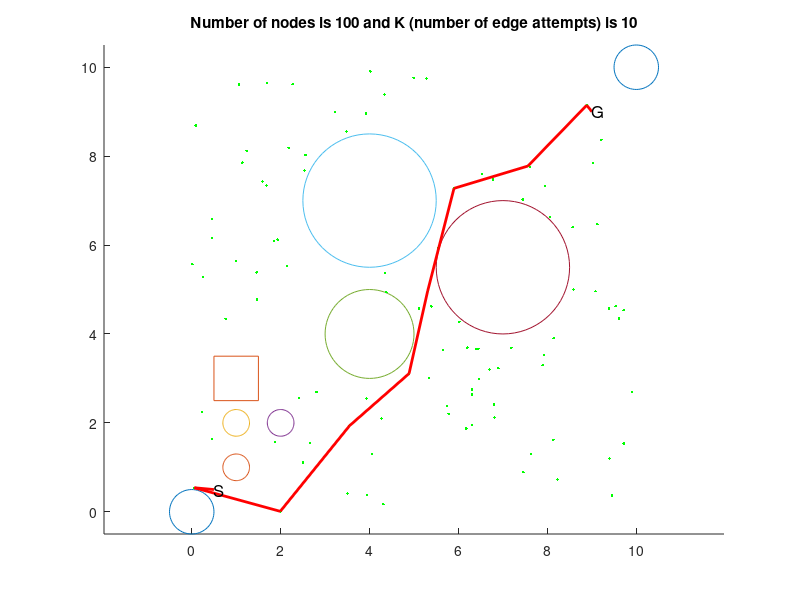

The MATLAB source for this figure:
% Automatically generated by solvePlanningProblem using
% #nodes=100
% #edges per node10
% step size for collision check 0.1
% xMin=0
% xMax=10
% yMin=0
% yMax=10
% worldModel="MyWorld"
% problem spec file "problem1.txt"

clf
hold on
plot(0 + 0.5*cos((0:5:360)/180*pi),0 + 0.5*sin((0:5:360)/180*pi))
plot(1 + 0.3*cos((0:5:360)/180*pi),1 + 0.3*sin((0:5:360)/180*pi))
plot(1 + 0.3*cos((0:5:360)/180*pi),2 + 0.3*sin((0:5:360)/180*pi))
plot(2 + 0.3*cos((0:5:360)/180*pi),2 + 0.3*sin((0:5:360)/180*pi))
plot(4 + 1*cos((0:5:360)/180*pi),4 + 1*sin((0:5:360)/180*pi))
plot(4 + 1.5*cos((0:5:360)/180*pi),7 + 1.5*sin((0:5:360)/180*pi))
plot(7 + 1.5*cos((0:5:360)/180*pi),5.5 + 1.5*sin((0:5:360)/180*pi))
plot(10 + 0.5*cos((0:5:360)/180*pi),10 + 0.5*sin((0:5:360)/180*pi))
X=1*[-.5 .5 .5 -.5 -.5];Y=1*[.5 .5 -.5 -.5 .5];P = [X;Y];ct = cos(0);st = sin(0);R = [ct -st;st ct];P = R * P;plot(P(1,:)+1,P(2,:)+3);
plot(8.22916,0.722513,'.g')
plot(8.5689,6.40192,'.g')
plot(2.15103,5.52728,'.g')
plot(1.68248,7.33825,'.g')
plot(2.41863,2.55833,'.g')
plot(4.34374,5.36684,'.g')
plot(0.45024,6.15788,'.g')
plot(0.0591768,0.540196,'.g')
plot(5.30716,4.96466,'.g')
plot(7.89234,3.29558,'.g')
plot(1.935,6.12149,'.g')
plot(2.53611,7.67528,'.g')
plot(2.4997,1.10501,'.g')
plot(9.39684,1.20011,'.g')
plot(2.65548,1.54787,'.g')
plot(8.88612,9.14602,'.g')
plot(6.89629,3.22986,'.g')
plot(9.38774,4.57204,'.g')
plot(9.53669,4.62254,'.g')
plot(1.59231,7.42903,'.g')
plot(7.91812,3.52731,'.g')
plot(3.55053,1.93621,'.g')
plot(1.84912,6.08663,'.g')
plot(9.61149,4.34882,'.g')
plot(7.19164,3.68869,'.g')
plot(0.453338,6.58848,'.g')
plot(4.8888,3.10882,'.g')
plot(8.13635,1.61619,'.g')
plot(7.44678,7.02247,'.g')
plot(0.762218,4.34307,'.g')
plot(0.252334,5.27508,'.g')
plot(1.68959,9.64007,'.g')
plot(4.33498,9.38381,'.g')
plot(6.81284,2.11698,'.g')
plot(9.45459,0.363369,'.g')
plot(4.05319,1.3037,'.g')
plot(6.45,3.66468,'.g')
plot(5.65252,3.64164,'.g')
plot(0.230116,2.24217,'.g')
plot(9.21468,8.36646,'.g')
plot(5.38894,4.62058,'.g')
plot(1.00453,5.64127,'.g')
plot(9.89566,2.69412,'.g')
plot(5.28134,9.74278,'.g')
plot(2.27044,9.61632,'.g')
plot(9.12659,6.4693,'.g')
plot(5.5436,5.93943,'.g')
plot(8.58628,4.99819,'.g')
plot(6.3028,2.63947,'.g')
plot(6.30189,2.7528,'.g')
plot(6.30415,1.95441,'.g')
plot(6.39444,3.65752,'.g')
plot(8.06027,6.62456,'.g')
plot(5.89969,7.27495,'.g')
plot(4.99102,9.75805,'.g')
plot(3.93642,0.379955,'.g')
plot(4.37863,4.94094,'.g')
plot(6.02122,4.27429,'.g')
plot(7.63507,1.30257,'.g')
plot(4.01707,9.90551,'.g')
plot(9.0831,4.96108,'.g')
plot(1.46067,5.3859,'.g')
plot(7.60056,7.76256,'.g')
plot(8.1387,3.90471,'.g')
plot(9.71697,4.53314,'.g')
plot(7.56223,7.77724,'.g')
plot(3.21998,8.98861,'.g')
plot(6.52867,7.59861,'.g')
plot(3.92955,2.5499,'.g')
plot(1.8729,1.56462,'.g')
plot(1.47013,4.77134,'.g')
plot(9.03363,7.84493,'.g')
plot(1.23383,8.11673,'.g')
plot(2.80602,2.69449,'.g')
plot(3.50263,0.406573,'.g')
plot(0.45705,1.64133,'.g')
plot(4.31128,0.174018,'.g')
plot(6.17447,1.87352,'.g')
plot(7.95126,7.33217,'.g')
plot(5.33544,3.00345,'.g')
plot(3.48088,8.55542,'.g')
plot(1.99206,0.00955617,'.g')
plot(2.55945,8.02693,'.g')
plot(3.9169,8.95637,'.g')
plot(6.8013,2.41708,'.g')
plot(1.06727,9.60731,'.g')
plot(5.11158,4.5699,'.g')
plot(0.013886,5.56863,'.g')
plot(5.74265,2.3857,'.g')
plot(6.19869,3.6939,'.g')
plot(9.71786,1.53413,'.g')
plot(6.69736,3.19875,'.g')
plot(0.0895441,8.68942,'.g')
plot(4.2705,2.09728,'.g')
plot(2.17967,8.1874,'.g')
plot(1.13794,7.85495,'.g')
plot(5.78001,2.2052,'.g')
plot(7.46226,0.89159,'.g')
plot(6.7751,7.47614,'.g')
plot(6.46022,2.98632,'.g')
if 0
  plot([8.5689,8.22916] ,[6.40192, 0.722513], 'k')
  plot([1.68248,2.15103] ,[7.33825, 5.52728], 'k')
  plot([2.41863,2.15103] ,[2.55833, 5.52728], 'k')
  plot([2.41863,1.68248] ,[2.55833, 7.33825], 'k')
  plot([2.41863,8.22916] ,[2.55833, 0.722513], 'k')
  plot([4.34374,2.15103] ,[5.36684, 5.52728], 'k')
  plot([4.34374,8.22916] ,[5.36684, 0.722513], 'k')
  plot([0.45024,1.68248] ,[6.15788, 7.33825], 'k')
  plot([0.45024,2.15103] ,[6.15788, 5.52728], 'k')
  plot([0.45024,4.34374] ,[6.15788, 5.36684], 'k')
  plot([0.45024,2.41863] ,[6.15788, 2.55833], 'k')
  plot([0.0591768,0.45024] ,[0.540196, 6.15788], 'k')
  plot([0.0591768,8.22916] ,[0.540196, 0.722513], 'k')
  plot([5.30716,4.34374] ,[4.96466, 5.36684], 'k')
  plot([5.30716,2.15103] ,[4.96466, 5.52728], 'k')
  plot([5.30716,0.45024] ,[4.96466, 6.15788], 'k')
  plot([5.30716,8.22916] ,[4.96466, 0.722513], 'k')
  plot([7.89234,8.22916] ,[3.29558, 0.722513], 'k')
  plot([7.89234,2.41863] ,[3.29558, 2.55833], 'k')
  plot([1.935,2.15103] ,[6.12149, 5.52728], 'k')
  plot([1.935,1.68248] ,[6.12149, 7.33825], 'k')
  plot([1.935,0.45024] ,[6.12149, 6.15788], 'k')
  plot([1.935,5.30716] ,[6.12149, 4.96466], 'k')
  plot([1.935,2.41863] ,[6.12149, 2.55833], 'k')
  plot([1.935,7.89234] ,[6.12149, 3.29558], 'k')
  plot([2.53611,1.68248] ,[7.67528, 7.33825], 'k')
  plot([2.53611,1.935] ,[7.67528, 6.12149], 'k')
  plot([2.53611,2.15103] ,[7.67528, 5.52728], 'k')
  plot([2.53611,0.45024] ,[7.67528, 6.15788], 'k')
  plot([2.4997,2.41863] ,[1.10501, 2.55833], 'k')
  plot([2.4997,2.15103] ,[1.10501, 5.52728], 'k')
  plot([2.4997,1.935] ,[1.10501, 6.12149], 'k')
  plot([2.4997,8.22916] ,[1.10501, 0.722513], 'k')
  plot([2.4997,7.89234] ,[1.10501, 3.29558], 'k')
  plot([2.4997,1.68248] ,[1.10501, 7.33825], 'k')
  plot([9.39684,8.22916] ,[1.20011, 0.722513], 'k')
  plot([9.39684,7.89234] ,[1.20011, 3.29558], 'k')
  plot([9.39684,8.5689] ,[1.20011, 6.40192], 'k')
  plot([9.39684,5.30716] ,[1.20011, 4.96466], 'k')
  plot([9.39684,4.34374] ,[1.20011, 5.36684], 'k')
  plot([9.39684,2.4997] ,[1.20011, 1.10501], 'k')
  plot([9.39684,2.41863] ,[1.20011, 2.55833], 'k')
  plot([9.39684,0.0591768] ,[1.20011, 0.540196], 'k')
  plot([2.65548,2.4997] ,[1.54787, 1.10501], 'k')
  plot([2.65548,2.41863] ,[1.54787, 2.55833], 'k')
  plot([2.65548,2.15103] ,[1.54787, 5.52728], 'k')
  plot([2.65548,1.935] ,[1.54787, 6.12149], 'k')
  plot([2.65548,0.45024] ,[1.54787, 6.15788], 'k')
  plot([2.65548,7.89234] ,[1.54787, 3.29558], 'k')
  plot([2.65548,8.22916] ,[1.54787, 0.722513], 'k')
  plot([8.88612,8.5689] ,[9.14602, 6.40192], 'k')
  plot([8.88612,9.39684] ,[9.14602, 1.20011], 'k')
  plot([8.88612,8.22916] ,[9.14602, 0.722513], 'k')
  plot([6.89629,7.89234] ,[3.22986, 3.29558], 'k')
  plot([6.89629,5.30716] ,[3.22986, 4.96466], 'k')
  plot([6.89629,8.22916] ,[3.22986, 0.722513], 'k')
  plot([6.89629,9.39684] ,[3.22986, 1.20011], 'k')
  plot([6.89629,4.34374] ,[3.22986, 5.36684], 'k')
  plot([6.89629,2.41863] ,[3.22986, 2.55833], 'k')
  plot([6.89629,2.65548] ,[3.22986, 1.54787], 'k')
  plot([6.89629,2.4997] ,[3.22986, 1.10501], 'k')
  plot([9.38774,7.89234] ,[4.57204, 3.29558], 'k')
  plot([9.38774,8.5689] ,[4.57204, 6.40192], 'k')
  plot([9.38774,6.89629] ,[4.57204, 3.22986], 'k')
  plot([9.38774,9.39684] ,[4.57204, 1.20011], 'k')
  plot([9.38774,8.22916] ,[4.57204, 0.722513], 'k')
  plot([9.38774,8.88612] ,[4.57204, 9.14602], 'k')
  plot([9.53669,9.38774] ,[4.62254, 4.57204], 'k')
  plot([9.53669,8.5689] ,[4.62254, 6.40192], 'k')
  plot([9.53669,7.89234] ,[4.62254, 3.29558], 'k')
  plot([9.53669,6.89629] ,[4.62254, 3.22986], 'k')
  plot([9.53669,9.39684] ,[4.62254, 1.20011], 'k')
  plot([9.53669,8.22916] ,[4.62254, 0.722513], 'k')
  plot([9.53669,8.88612] ,[4.62254, 9.14602], 'k')
  plot([1.59231,1.68248] ,[7.42903, 7.33825], 'k')
  plot([1.59231,2.53611] ,[7.42903, 7.67528], 'k')
  plot([1.59231,1.935] ,[7.42903, 6.12149], 'k')
  plot([1.59231,0.45024] ,[7.42903, 6.15788], 'k')
  plot([1.59231,2.15103] ,[7.42903, 5.52728], 'k')
  plot([1.59231,2.41863] ,[7.42903, 2.55833], 'k')
  plot([1.59231,2.65548] ,[7.42903, 1.54787], 'k')
  plot([1.59231,2.4997] ,[7.42903, 1.10501], 'k')
  plot([7.91812,7.89234] ,[3.52731, 3.29558], 'k')
  plot([7.91812,6.89629] ,[3.52731, 3.22986], 'k')
  plot([7.91812,9.38774] ,[3.52731, 4.57204], 'k')
  plot([7.91812,9.53669] ,[3.52731, 4.62254], 'k')
  plot([7.91812,9.39684] ,[3.52731, 1.20011], 'k')
  plot([7.91812,8.22916] ,[3.52731, 0.722513], 'k')
  plot([7.91812,2.41863] ,[3.52731, 2.55833], 'k')
  plot([3.55053,2.65548] ,[1.93621, 1.54787], 'k')
  plot([3.55053,2.41863] ,[1.93621, 2.55833], 'k')
  plot([3.55053,2.4997] ,[1.93621, 1.10501], 'k')
  plot([3.55053,6.89629] ,[1.93621, 3.22986], 'k')
  plot([3.55053,2.15103] ,[1.93621, 5.52728], 'k')
  plot([3.55053,1.935] ,[1.93621, 6.12149], 'k')
  plot([3.55053,7.89234] ,[1.93621, 3.29558], 'k')
  plot([1.84912,1.935] ,[6.08663, 6.12149], 'k')
  plot([1.84912,2.15103] ,[6.08663, 5.52728], 'k')
  plot([1.84912,1.68248] ,[6.08663, 7.33825], 'k')
  plot([1.84912,1.59231] ,[6.08663, 7.42903], 'k')
  plot([1.84912,0.45024] ,[6.08663, 6.15788], 'k')
  plot([1.84912,2.53611] ,[6.08663, 7.67528], 'k')
  plot([1.84912,2.41863] ,[6.08663, 2.55833], 'k')
  plot([1.84912,5.30716] ,[6.08663, 4.96466], 'k')
  plot([1.84912,3.55053] ,[6.08663, 1.93621], 'k')
  plot([9.61149,9.53669] ,[4.34882, 4.62254], 'k')
  plot([9.61149,9.38774] ,[4.34882, 4.57204], 'k')
  plot([9.61149,7.91812] ,[4.34882, 3.52731], 'k')
  plot([9.61149,7.89234] ,[4.34882, 3.29558], 'k')
  plot([9.61149,8.5689] ,[4.34882, 6.40192], 'k')
  plot([9.61149,6.89629] ,[4.34882, 3.22986], 'k')
  plot([9.61149,9.39684] ,[4.34882, 1.20011], 'k')
  plot([9.61149,8.22916] ,[4.34882, 0.722513], 'k')
  plot([9.61149,8.88612] ,[4.34882, 9.14602], 'k')
  plot([7.19164,6.89629] ,[3.68869, 3.22986], 'k')
  plot([7.19164,7.91812] ,[3.68869, 3.52731], 'k')
  plot([7.19164,7.89234] ,[3.68869, 3.29558], 'k')
  plot([7.19164,9.38774] ,[3.68869, 4.57204], 'k')
  plot([7.19164,9.61149] ,[3.68869, 4.34882], 'k')
  plot([7.19164,9.53669] ,[3.68869, 4.62254], 'k')
  plot([7.19164,8.22916] ,[3.68869, 0.722513], 'k')
  plot([0.453338,0.45024] ,[6.58848, 6.15788], 'k')
  plot([0.453338,1.59231] ,[6.58848, 7.42903], 'k')
  plot([0.453338,1.68248] ,[6.58848, 7.33825], 'k')
  plot([0.453338,1.84912] ,[6.58848, 6.08663], 'k')
  plot([0.453338,1.935] ,[6.58848, 6.12149], 'k')
  plot([0.453338,2.15103] ,[6.58848, 5.52728], 'k')
  plot([0.453338,2.53611] ,[6.58848, 7.67528], 'k')
  plot([0.453338,2.41863] ,[6.58848, 2.55833], 'k')
  plot([0.453338,5.30716] ,[6.58848, 4.96466], 'k')
  plot([4.8888,3.55053] ,[3.10882, 1.93621], 'k')
  plot([4.8888,5.30716] ,[3.10882, 4.96466], 'k')
  plot([4.8888,6.89629] ,[3.10882, 3.22986], 'k')
  plot([4.8888,7.19164] ,[3.10882, 3.68869], 'k')
  plot([4.8888,2.41863] ,[3.10882, 2.55833], 'k')
  plot([4.8888,2.65548] ,[3.10882, 1.54787], 'k')
  plot([4.8888,7.89234] ,[3.10882, 3.29558], 'k')
  plot([4.8888,7.91812] ,[3.10882, 3.52731], 'k')
  plot([4.8888,2.4997] ,[3.10882, 1.10501], 'k')
  plot([8.13635,8.22916] ,[1.61619, 0.722513], 'k')
  plot([8.13635,9.39684] ,[1.61619, 1.20011], 'k')
  plot([8.13635,7.89234] ,[1.61619, 3.29558], 'k')
  plot([8.13635,7.91812] ,[1.61619, 3.52731], 'k')
  plot([8.13635,6.89629] ,[1.61619, 3.22986], 'k')
  plot([8.13635,7.19164] ,[1.61619, 3.68869], 'k')
  plot([8.13635,9.61149] ,[1.61619, 4.34882], 'k')
  plot([8.13635,9.38774] ,[1.61619, 4.57204], 'k')
  plot([8.13635,9.53669] ,[1.61619, 4.62254], 'k')
  plot([8.13635,4.8888] ,[1.61619, 3.10882], 'k')
  plot([7.44678,8.5689] ,[7.02247, 6.40192], 'k')
  plot([7.44678,8.88612] ,[7.02247, 9.14602], 'k')
  plot([0.762218,2.15103] ,[4.34307, 5.52728], 'k')
  plot([0.762218,0.45024] ,[4.34307, 6.15788], 'k')
  plot([0.762218,1.84912] ,[4.34307, 6.08663], 'k')
  plot([0.762218,1.935] ,[4.34307, 6.12149], 'k')
  plot([0.762218,0.453338] ,[4.34307, 6.58848], 'k')
  plot([0.762218,2.41863] ,[4.34307, 2.55833], 'k')
  plot([0.762218,1.68248] ,[4.34307, 7.33825], 'k')
  plot([0.762218,1.59231] ,[4.34307, 7.42903], 'k')
  plot([0.252334,0.45024] ,[5.27508, 6.15788], 'k')
  plot([0.252334,0.762218] ,[5.27508, 4.34307], 'k')
  plot([0.252334,0.453338] ,[5.27508, 6.58848], 'k')
  plot([0.252334,1.84912] ,[5.27508, 6.08663], 'k')
  plot([0.252334,1.935] ,[5.27508, 6.12149], 'k')
  plot([0.252334,2.15103] ,[5.27508, 5.52728], 'k')
  plot([0.252334,1.68248] ,[5.27508, 7.33825], 'k')
  plot([0.252334,1.59231] ,[5.27508, 7.42903], 'k')
  plot([0.252334,2.53611] ,[5.27508, 7.67528], 'k')
  plot([0.252334,2.41863] ,[5.27508, 2.55833], 'k')
  plot([1.68959,2.53611] ,[9.64007, 7.67528], 'k')
  plot([1.68959,1.59231] ,[9.64007, 7.42903], 'k')
  plot([1.68959,1.68248] ,[9.64007, 7.33825], 'k')
  plot([1.68959,0.453338] ,[9.64007, 6.58848], 'k')
  plot([1.68959,1.935] ,[9.64007, 6.12149], 'k')
  plot([1.68959,1.84912] ,[9.64007, 6.08663], 'k')
  plot([1.68959,0.45024] ,[9.64007, 6.15788], 'k')
  plot([1.68959,2.15103] ,[9.64007, 5.52728], 'k')
  plot([1.68959,0.252334] ,[9.64007, 5.27508], 'k')
  plot([4.33498,1.68959] ,[9.38381, 9.64007], 'k')
  plot([4.33498,1.68248] ,[9.38381, 7.33825], 'k')
  plot([4.33498,1.59231] ,[9.38381, 7.42903], 'k')
  plot([4.33498,7.44678] ,[9.38381, 7.02247], 'k')
  plot([6.81284,6.89629] ,[2.11698, 3.22986], 'k')
  plot([6.81284,8.13635] ,[2.11698, 1.61619], 'k')
  plot([6.81284,7.89234] ,[2.11698, 3.29558], 'k')
  plot([6.81284,7.19164] ,[2.11698, 3.68869], 'k')
  plot([6.81284,7.91812] ,[2.11698, 3.52731], 'k')
  plot([6.81284,8.22916] ,[2.11698, 0.722513], 'k')
  plot([6.81284,4.8888] ,[2.11698, 3.10882], 'k')
  plot([6.81284,9.39684] ,[2.11698, 1.20011], 'k')
  plot([6.81284,5.30716] ,[2.11698, 4.96466], 'k')
  plot([6.81284,3.55053] ,[2.11698, 1.93621], 'k')
  plot([9.45459,9.39684] ,[0.363369, 1.20011], 'k')
  plot([9.45459,8.22916] ,[0.363369, 0.722513], 'k')
  plot([9.45459,8.13635] ,[0.363369, 1.61619], 'k')
  plot([9.45459,6.81284] ,[0.363369, 2.11698], 'k')
  plot([9.45459,7.89234] ,[0.363369, 3.29558], 'k')
  plot([9.45459,7.91812] ,[0.363369, 3.52731], 'k')
  plot([9.45459,6.89629] ,[0.363369, 3.22986], 'k')
  plot([9.45459,9.61149] ,[0.363369, 4.34882], 'k')
  plot([9.45459,7.19164] ,[0.363369, 3.68869], 'k')
  plot([9.45459,9.38774] ,[0.363369, 4.57204], 'k')
  plot([4.05319,3.55053] ,[1.3037, 1.93621], 'k')
  plot([4.05319,2.65548] ,[1.3037, 1.54787], 'k')
  plot([4.05319,2.4997] ,[1.3037, 1.10501], 'k')
  plot([4.05319,4.8888] ,[1.3037, 3.10882], 'k')
  plot([4.05319,2.41863] ,[1.3037, 2.55833], 'k')
  plot([4.05319,6.81284] ,[1.3037, 2.11698], 'k')
  plot([4.05319,6.89629] ,[1.3037, 3.22986], 'k')
  plot([4.05319,7.19164] ,[1.3037, 3.68869], 'k')
  plot([6.45,6.89629] ,[3.66468, 3.22986], 'k')
  plot([6.45,7.19164] ,[3.66468, 3.68869], 'k')
  plot([6.45,7.91812] ,[3.66468, 3.52731], 'k')
  plot([6.45,7.89234] ,[3.66468, 3.29558], 'k')
  plot([6.45,6.81284] ,[3.66468, 2.11698], 'k')
  plot([6.45,4.8888] ,[3.66468, 3.10882], 'k')
  plot([6.45,5.30716] ,[3.66468, 4.96466], 'k')
  plot([6.45,8.13635] ,[3.66468, 1.61619], 'k')
  plot([6.45,4.34374] ,[3.66468, 5.36684], 'k')
  plot([6.45,9.38774] ,[3.66468, 4.57204], 'k')
  plot([5.65252,6.45] ,[3.64164, 3.66468], 'k')
  plot([5.65252,4.8888] ,[3.64164, 3.10882], 'k')
  plot([5.65252,6.89629] ,[3.64164, 3.22986], 'k')
  plot([5.65252,5.30716] ,[3.64164, 4.96466], 'k')
  plot([5.65252,7.19164] ,[3.64164, 3.68869], 'k')
  plot([5.65252,6.81284] ,[3.64164, 2.11698], 'k')
  plot([5.65252,4.34374] ,[3.64164, 5.36684], 'k')
  plot([5.65252,7.89234] ,[3.64164, 3.29558], 'k')
  plot([5.65252,7.91812] ,[3.64164, 3.52731], 'k')
  plot([5.65252,3.55053] ,[3.64164, 1.93621], 'k')
  plot([0.230116,2.41863] ,[2.24217, 2.55833], 'k')
  plot([0.230116,0.252334] ,[2.24217, 5.27508], 'k')
  plot([0.230116,0.45024] ,[2.24217, 6.15788], 'k')
  plot([9.21468,8.88612] ,[8.36646, 9.14602], 'k')
  plot([9.21468,8.5689] ,[8.36646, 6.40192], 'k')
  plot([9.21468,7.44678] ,[8.36646, 7.02247], 'k')
  plot([9.21468,9.53669] ,[8.36646, 4.62254], 'k')
  plot([9.21468,9.38774] ,[8.36646, 4.57204], 'k')
  plot([9.21468,9.61149] ,[8.36646, 4.34882], 'k')
  plot([9.21468,4.33498] ,[8.36646, 9.38381], 'k')
  plot([5.38894,5.30716] ,[4.62058, 4.96466], 'k')
  plot([5.38894,5.65252] ,[4.62058, 3.64164], 'k')
  plot([5.38894,4.34374] ,[4.62058, 5.36684], 'k')
  plot([5.38894,6.45] ,[4.62058, 3.66468], 'k')
  plot([5.38894,4.8888] ,[4.62058, 3.10882], 'k')
  plot([5.38894,7.19164] ,[4.62058, 3.68869], 'k')
  plot([5.38894,6.89629] ,[4.62058, 3.22986], 'k')
  plot([5.38894,7.89234] ,[4.62058, 3.29558], 'k')
  plot([5.38894,6.81284] ,[4.62058, 2.11698], 'k')
  plot([1.00453,0.45024] ,[5.64127, 6.15788], 'k')
  plot([1.00453,0.252334] ,[5.64127, 5.27508], 'k')
  plot([1.00453,1.84912] ,[5.64127, 6.08663], 'k')
  plot([1.00453,1.935] ,[5.64127, 6.12149], 'k')
  plot([1.00453,0.453338] ,[5.64127, 6.58848], 'k')
  plot([1.00453,2.15103] ,[5.64127, 5.52728], 'k')
  plot([1.00453,0.762218] ,[5.64127, 4.34307], 'k')
  plot([1.00453,1.68248] ,[5.64127, 7.33825], 'k')
  plot([1.00453,1.59231] ,[5.64127, 7.42903], 'k')
  plot([1.00453,2.53611] ,[5.64127, 7.67528], 'k')
  plot([9.89566,9.39684] ,[2.69412, 1.20011], 'k')
  plot([9.89566,9.61149] ,[2.69412, 4.34882], 'k')
  plot([9.89566,9.38774] ,[2.69412, 4.57204], 'k')
  plot([9.89566,9.53669] ,[2.69412, 4.62254], 'k')
  plot([9.89566,8.13635] ,[2.69412, 1.61619], 'k')
  plot([9.89566,7.89234] ,[2.69412, 3.29558], 'k')
  plot([9.89566,7.91812] ,[2.69412, 3.52731], 'k')
  plot([9.89566,9.45459] ,[2.69412, 0.363369], 'k')
  plot([9.89566,8.22916] ,[2.69412, 0.722513], 'k')
  plot([9.89566,7.19164] ,[2.69412, 3.68869], 'k')
  plot([5.28134,4.33498] ,[9.74278, 9.38381], 'k')
  plot([5.28134,7.44678] ,[9.74278, 7.02247], 'k')
  plot([5.28134,1.68959] ,[9.74278, 9.64007], 'k')
  plot([5.28134,8.88612] ,[9.74278, 9.14602], 'k')
  plot([5.28134,9.21468] ,[9.74278, 8.36646], 'k')
  plot([5.28134,1.68248] ,[9.74278, 7.33825], 'k')
  plot([5.28134,1.59231] ,[9.74278, 7.42903], 'k')
  plot([5.28134,8.5689] ,[9.74278, 6.40192], 'k')
  plot([2.27044,1.68959] ,[9.61632, 9.64007], 'k')
  plot([2.27044,2.53611] ,[9.61632, 7.67528], 'k')
  plot([2.27044,4.33498] ,[9.61632, 9.38381], 'k')
  plot([2.27044,1.59231] ,[9.61632, 7.42903], 'k')
  plot([2.27044,1.68248] ,[9.61632, 7.33825], 'k')
  plot([2.27044,5.28134] ,[9.61632, 9.74278], 'k')
  plot([2.27044,1.935] ,[9.61632, 6.12149], 'k')
  plot([2.27044,0.453338] ,[9.61632, 6.58848], 'k')
  plot([2.27044,1.84912] ,[9.61632, 6.08663], 'k')
  plot([2.27044,0.45024] ,[9.61632, 6.15788], 'k')
  plot([9.12659,8.5689] ,[6.4693, 6.40192], 'k')
  plot([9.12659,7.44678] ,[6.4693, 7.02247], 'k')
  plot([9.12659,9.53669] ,[6.4693, 4.62254], 'k')
  plot([9.12659,9.21468] ,[6.4693, 8.36646], 'k')
  plot([9.12659,9.38774] ,[6.4693, 4.57204], 'k')
  plot([9.12659,9.61149] ,[6.4693, 4.34882], 'k')
  plot([9.12659,8.88612] ,[6.4693, 9.14602], 'k')
  plot([9.12659,7.91812] ,[6.4693, 3.52731], 'k')
  plot([9.12659,7.89234] ,[6.4693, 3.29558], 'k')
  plot([5.5436,5.30716] ,[5.93943, 4.96466], 'k')
  plot([5.5436,4.34374] ,[5.93943, 5.36684], 'k')
  plot([5.5436,4.8888] ,[5.93943, 3.10882], 'k')
  plot([8.58628,9.38774] ,[4.99819, 4.57204], 'k')
  plot([8.58628,9.53669] ,[4.99819, 4.62254], 'k')
  plot([8.58628,9.61149] ,[4.99819, 4.34882], 'k')
  plot([8.58628,8.5689] ,[4.99819, 6.40192], 'k')
  plot([8.58628,9.12659] ,[4.99819, 6.4693], 'k')
  plot([8.58628,7.91812] ,[4.99819, 3.52731], 'k')
  plot([8.58628,7.89234] ,[4.99819, 3.29558], 'k')
  plot([6.3028,6.81284] ,[2.63947, 2.11698], 'k')
  plot([6.3028,6.89629] ,[2.63947, 3.22986], 'k')
  plot([6.3028,6.45] ,[2.63947, 3.66468], 'k')
  plot([6.3028,5.65252] ,[2.63947, 3.64164], 'k')
  plot([6.3028,7.19164] ,[2.63947, 3.68869], 'k')
  plot([6.3028,4.8888] ,[2.63947, 3.10882], 'k')
  plot([6.3028,7.89234] ,[2.63947, 3.29558], 'k')
  plot([6.3028,7.91812] ,[2.63947, 3.52731], 'k')
  plot([6.3028,8.13635] ,[2.63947, 1.61619], 'k')
  plot([6.3028,5.38894] ,[2.63947, 4.62058], 'k')
  plot([6.30189,6.3028] ,[2.7528, 2.63947], 'k')
  plot([6.30189,6.89629] ,[2.7528, 3.22986], 'k')
  plot([6.30189,6.81284] ,[2.7528, 2.11698], 'k')
  plot([6.30189,6.45] ,[2.7528, 3.66468], 'k')
  plot([6.30189,5.65252] ,[2.7528, 3.64164], 'k')
  plot([6.30189,7.19164] ,[2.7528, 3.68869], 'k')
  plot([6.30189,4.8888] ,[2.7528, 3.10882], 'k')
  plot([6.30189,7.89234] ,[2.7528, 3.29558], 'k')
  plot([6.30189,7.91812] ,[2.7528, 3.52731], 'k')
  plot([6.30189,5.38894] ,[2.7528, 4.62058], 'k')
  plot([6.30415,6.81284] ,[1.95441, 2.11698], 'k')
  plot([6.30415,6.3028] ,[1.95441, 2.63947], 'k')
  plot([6.30415,6.30189] ,[1.95441, 2.7528], 'k')
  plot([6.30415,6.89629] ,[1.95441, 3.22986], 'k')
  plot([6.30415,6.45] ,[1.95441, 3.66468], 'k')
  plot([6.30415,5.65252] ,[1.95441, 3.64164], 'k')
  plot([6.30415,4.8888] ,[1.95441, 3.10882], 'k')
  plot([6.30415,8.13635] ,[1.95441, 1.61619], 'k')
  plot([6.30415,7.19164] ,[1.95441, 3.68869], 'k')
  plot([6.30415,7.89234] ,[1.95441, 3.29558], 'k')
  plot([6.39444,6.45] ,[3.65752, 3.66468], 'k')
  plot([6.39444,6.89629] ,[3.65752, 3.22986], 'k')
  plot([6.39444,5.65252] ,[3.65752, 3.64164], 'k')
  plot([6.39444,7.19164] ,[3.65752, 3.68869], 'k')
  plot([6.39444,6.30189] ,[3.65752, 2.7528], 'k')
  plot([6.39444,6.3028] ,[3.65752, 2.63947], 'k')
  plot([6.39444,5.38894] ,[3.65752, 4.62058], 'k')
  plot([6.39444,7.91812] ,[3.65752, 3.52731], 'k')
  plot([6.39444,7.89234] ,[3.65752, 3.29558], 'k')
  plot([6.39444,6.81284] ,[3.65752, 2.11698], 'k')
  plot([8.06027,8.5689] ,[6.62456, 6.40192], 'k')
  plot([8.06027,7.44678] ,[6.62456, 7.02247], 'k')
  plot([8.06027,9.12659] ,[6.62456, 6.4693], 'k')
  plot([8.06027,9.21468] ,[6.62456, 8.36646], 'k')
  plot([8.06027,9.38774] ,[6.62456, 4.57204], 'k')
  plot([8.06027,9.53669] ,[6.62456, 4.62254], 'k')
  plot([8.06027,8.88612] ,[6.62456, 9.14602], 'k')
  plot([8.06027,9.61149] ,[6.62456, 4.34882], 'k')
  plot([5.89969,5.5436] ,[7.27495, 5.93943], 'k')
  plot([5.89969,7.44678] ,[7.27495, 7.02247], 'k')
  plot([5.89969,5.30716] ,[7.27495, 4.96466], 'k')
  plot([5.89969,5.28134] ,[7.27495, 9.74278], 'k')
  plot([5.89969,4.33498] ,[7.27495, 9.38381], 'k')
  plot([4.99102,5.28134] ,[9.75805, 9.74278], 'k')
  plot([4.99102,4.33498] ,[9.75805, 9.38381], 'k')
  plot([4.99102,5.89969] ,[9.75805, 7.27495], 'k')
  plot([4.99102,2.27044] ,[9.75805, 9.61632], 'k')
  plot([4.99102,1.68959] ,[9.75805, 9.64007], 'k')
  plot([4.99102,7.44678] ,[9.75805, 7.02247], 'k')
  plot([4.99102,8.88612] ,[9.75805, 9.14602], 'k')
  plot([4.99102,1.68248] ,[9.75805, 7.33825], 'k')
  plot([3.93642,4.05319] ,[0.379955, 1.3037], 'k')
  plot([3.93642,3.55053] ,[0.379955, 1.93621], 'k')
  plot([3.93642,2.4997] ,[0.379955, 1.10501], 'k')
  plot([3.93642,2.65548] ,[0.379955, 1.54787], 'k')
  plot([3.93642,2.41863] ,[0.379955, 2.55833], 'k')
  plot([3.93642,6.30415] ,[0.379955, 1.95441], 'k')
  plot([3.93642,4.8888] ,[0.379955, 3.10882], 'k')
  plot([3.93642,6.3028] ,[0.379955, 2.63947], 'k')
  plot([3.93642,6.30189] ,[0.379955, 2.7528], 'k')
  plot([3.93642,6.81284] ,[0.379955, 2.11698], 'k')
  plot([4.37863,4.34374] ,[4.94094, 5.36684], 'k')
  plot([4.37863,5.30716] ,[4.94094, 4.96466], 'k')
  plot([4.37863,5.38894] ,[4.94094, 4.62058], 'k')
  plot([4.37863,2.15103] ,[4.94094, 5.52728], 'k')
  plot([4.37863,6.45] ,[4.94094, 3.66468], 'k')
  plot([4.37863,1.935] ,[4.94094, 6.12149], 'k')
  plot([6.02122,6.39444] ,[4.27429, 3.65752], 'k')
  plot([6.02122,5.38894] ,[4.27429, 4.62058], 'k')
  plot([6.02122,5.65252] ,[4.27429, 3.64164], 'k')
  plot([6.02122,6.45] ,[4.27429, 3.66468], 'k')
  plot([6.02122,5.30716] ,[4.27429, 4.96466], 'k')
  plot([6.02122,7.19164] ,[4.27429, 3.68869], 'k')
  plot([6.02122,6.89629] ,[4.27429, 3.22986], 'k')
  plot([6.02122,6.30189] ,[4.27429, 2.7528], 'k')
  plot([6.02122,4.8888] ,[4.27429, 3.10882], 'k')
  plot([6.02122,6.3028] ,[4.27429, 2.63947], 'k')
  plot([7.63507,8.13635] ,[1.30257, 1.61619], 'k')
  plot([7.63507,8.22916] ,[1.30257, 0.722513], 'k')
  plot([7.63507,6.81284] ,[1.30257, 2.11698], 'k')
  plot([7.63507,6.30415] ,[1.30257, 1.95441], 'k')
  plot([7.63507,9.39684] ,[1.30257, 1.20011], 'k')
  plot([7.63507,6.3028] ,[1.30257, 2.63947], 'k')
  plot([7.63507,6.30189] ,[1.30257, 2.7528], 'k')
  plot([7.63507,7.89234] ,[1.30257, 3.29558], 'k')
  plot([7.63507,9.45459] ,[1.30257, 0.363369], 'k')
  plot([7.63507,6.89629] ,[1.30257, 3.22986], 'k')
  plot([4.01707,4.33498] ,[9.90551, 9.38381], 'k')
  plot([4.01707,4.99102] ,[9.90551, 9.75805], 'k')
  plot([4.01707,5.28134] ,[9.90551, 9.74278], 'k')
  plot([4.01707,2.27044] ,[9.90551, 9.61632], 'k')
  plot([4.01707,1.68959] ,[9.90551, 9.64007], 'k')
  plot([4.01707,2.53611] ,[9.90551, 7.67528], 'k')
  plot([4.01707,5.89969] ,[9.90551, 7.27495], 'k')
  plot([4.01707,1.59231] ,[9.90551, 7.42903], 'k')
  plot([4.01707,1.68248] ,[9.90551, 7.33825], 'k')
  plot([9.0831,9.38774] ,[4.96108, 4.57204], 'k')
  plot([9.0831,8.58628] ,[4.96108, 4.99819], 'k')
  plot([9.0831,9.53669] ,[4.96108, 4.62254], 'k')
  plot([9.0831,9.61149] ,[4.96108, 4.34882], 'k')
  plot([9.0831,9.12659] ,[4.96108, 6.4693], 'k')
  plot([9.0831,8.5689] ,[4.96108, 6.40192], 'k')
  plot([9.0831,7.91812] ,[4.96108, 3.52731], 'k')
  plot([9.0831,7.89234] ,[4.96108, 3.29558], 'k')
  plot([9.0831,7.19164] ,[4.96108, 3.68869], 'k')
  plot([1.46067,1.00453] ,[5.3859, 5.64127], 'k')
  plot([1.46067,2.15103] ,[5.3859, 5.52728], 'k')
  plot([1.46067,1.84912] ,[5.3859, 6.08663], 'k')
  plot([1.46067,1.935] ,[5.3859, 6.12149], 'k')
  plot([1.46067,0.252334] ,[5.3859, 5.27508], 'k')
  plot([1.46067,0.762218] ,[5.3859, 4.34307], 'k')
  plot([1.46067,0.45024] ,[5.3859, 6.15788], 'k')
  plot([1.46067,0.453338] ,[5.3859, 6.58848], 'k')
  plot([1.46067,1.68248] ,[5.3859, 7.33825], 'k')
  plot([1.46067,1.59231] ,[5.3859, 7.42903], 'k')
  plot([7.60056,8.06027] ,[7.76256, 6.62456], 'k')
  plot([7.60056,8.5689] ,[7.76256, 6.40192], 'k')
  plot([7.60056,9.21468] ,[7.76256, 8.36646], 'k')
  plot([7.60056,5.89969] ,[7.76256, 7.27495], 'k')
  plot([7.60056,8.88612] ,[7.76256, 9.14602], 'k')
  plot([7.60056,9.12659] ,[7.76256, 6.4693], 'k')
  plot([7.60056,5.28134] ,[7.76256, 9.74278], 'k')
  plot([8.1387,7.91812] ,[3.90471, 3.52731], 'k')
  plot([8.1387,7.89234] ,[3.90471, 3.29558], 'k')
  plot([8.1387,7.19164] ,[3.90471, 3.68869], 'k')
  plot([8.1387,8.58628] ,[3.90471, 4.99819], 'k')
  plot([8.1387,6.89629] ,[3.90471, 3.22986], 'k')
  plot([8.1387,9.38774] ,[3.90471, 4.57204], 'k')
  plot([8.1387,9.0831] ,[3.90471, 4.96108], 'k')
  plot([8.1387,9.61149] ,[3.90471, 4.34882], 'k')
  plot([8.1387,9.53669] ,[3.90471, 4.62254], 'k')
  plot([8.1387,6.45] ,[3.90471, 3.66468], 'k')
  plot([9.71697,9.53669] ,[4.53314, 4.62254], 'k')
  plot([9.71697,9.61149] ,[4.53314, 4.34882], 'k')
  plot([9.71697,9.38774] ,[4.53314, 4.57204], 'k')
  plot([9.71697,9.0831] ,[4.53314, 4.96108], 'k')
  plot([9.71697,8.58628] ,[4.53314, 4.99819], 'k')
  plot([9.71697,8.1387] ,[4.53314, 3.90471], 'k')
  plot([9.71697,9.89566] ,[4.53314, 2.69412], 'k')
  plot([9.71697,9.12659] ,[4.53314, 6.4693], 'k')
  plot([9.71697,7.91812] ,[4.53314, 3.52731], 'k')
  plot([9.71697,8.5689] ,[4.53314, 6.40192], 'k')
  plot([7.56223,7.60056] ,[7.77724, 7.76256], 'k')
  plot([7.56223,8.06027] ,[7.77724, 6.62456], 'k')
  plot([7.56223,8.5689] ,[7.77724, 6.40192], 'k')
  plot([7.56223,5.89969] ,[7.77724, 7.27495], 'k')
  plot([7.56223,9.21468] ,[7.77724, 8.36646], 'k')
  plot([7.56223,8.88612] ,[7.77724, 9.14602], 'k')
  plot([7.56223,9.12659] ,[7.77724, 6.4693], 'k')
  plot([3.21998,2.27044] ,[8.98861, 9.61632], 'k')
  plot([3.21998,4.33498] ,[8.98861, 9.38381], 'k')
  plot([3.21998,4.01707] ,[8.98861, 9.90551], 'k')
  plot([3.21998,2.53611] ,[8.98861, 7.67528], 'k')
  plot([3.21998,1.68959] ,[8.98861, 9.64007], 'k')
  plot([3.21998,4.99102] ,[8.98861, 9.75805], 'k')
  plot([3.21998,5.28134] ,[8.98861, 9.74278], 'k')
  plot([3.21998,1.59231] ,[8.98861, 7.42903], 'k')
  plot([3.21998,1.68248] ,[8.98861, 7.33825], 'k')
  plot([3.21998,1.935] ,[8.98861, 6.12149], 'k')
  plot([6.52867,5.89969] ,[7.59861, 7.27495], 'k')
  plot([6.52867,7.56223] ,[7.59861, 7.77724], 'k')
  plot([6.52867,7.44678] ,[7.59861, 7.02247], 'k')
  plot([6.52867,7.60056] ,[7.59861, 7.76256], 'k')
  plot([6.52867,8.06027] ,[7.59861, 6.62456], 'k')
  plot([6.52867,8.5689] ,[7.59861, 6.40192], 'k')
  plot([6.52867,5.28134] ,[7.59861, 9.74278], 'k')
  plot([6.52867,4.99102] ,[7.59861, 9.75805], 'k')
  plot([6.52867,9.21468] ,[7.59861, 8.36646], 'k')
  plot([3.92955,3.55053] ,[2.5499, 1.93621], 'k')
  plot([3.92955,4.8888] ,[2.5499, 3.10882], 'k')
  plot([3.92955,4.05319] ,[2.5499, 1.3037], 'k')
  plot([3.92955,2.41863] ,[2.5499, 2.55833], 'k')
  plot([3.92955,2.65548] ,[2.5499, 1.54787], 'k')
  plot([3.92955,2.4997] ,[2.5499, 1.10501], 'k')
  plot([3.92955,5.65252] ,[2.5499, 3.64164], 'k')
  plot([3.92955,3.93642] ,[2.5499, 0.379955], 'k')
  plot([3.92955,6.3028] ,[2.5499, 2.63947], 'k')
  plot([3.92955,6.30189] ,[2.5499, 2.7528], 'k')
  plot([1.8729,2.4997] ,[1.56462, 1.10501], 'k')
  plot([1.8729,2.65548] ,[1.56462, 1.54787], 'k')
  plot([1.8729,3.55053] ,[1.56462, 1.93621], 'k')
  plot([1.8729,4.05319] ,[1.56462, 1.3037], 'k')
  plot([1.8729,3.92955] ,[1.56462, 2.5499], 'k')
  plot([1.8729,3.93642] ,[1.56462, 0.379955], 'k')
  plot([1.47013,1.46067] ,[4.77134, 5.3859], 'k')
  plot([1.47013,0.762218] ,[4.77134, 4.34307], 'k')
  plot([1.47013,1.00453] ,[4.77134, 5.64127], 'k')
  plot([1.47013,2.15103] ,[4.77134, 5.52728], 'k')
  plot([1.47013,0.252334] ,[4.77134, 5.27508], 'k')
  plot([1.47013,1.84912] ,[4.77134, 6.08663], 'k')
  plot([1.47013,1.935] ,[4.77134, 6.12149], 'k')
  plot([1.47013,0.45024] ,[4.77134, 6.15788], 'k')
  plot([1.47013,0.453338] ,[4.77134, 6.58848], 'k')
  plot([1.47013,2.41863] ,[4.77134, 2.55833], 'k')
  plot([9.03363,9.21468] ,[7.84493, 8.36646], 'k')
  plot([9.03363,8.88612] ,[7.84493, 9.14602], 'k')
  plot([9.03363,9.12659] ,[7.84493, 6.4693], 'k')
  plot([9.03363,7.60056] ,[7.84493, 7.76256], 'k')
  plot([9.03363,7.56223] ,[7.84493, 7.77724], 'k')
  plot([9.03363,8.5689] ,[7.84493, 6.40192], 'k')
  plot([9.03363,7.44678] ,[7.84493, 7.02247], 'k')
  plot([9.03363,6.52867] ,[7.84493, 7.59861], 'k')
  plot([9.03363,8.58628] ,[7.84493, 4.99819], 'k')
  plot([1.23383,1.59231] ,[8.11673, 7.42903], 'k')
  plot([1.23383,1.68248] ,[8.11673, 7.33825], 'k')
  plot([1.23383,2.53611] ,[8.11673, 7.67528], 'k')
  plot([1.23383,1.68959] ,[8.11673, 9.64007], 'k')
  plot([1.23383,0.453338] ,[8.11673, 6.58848], 'k')
  plot([1.23383,2.27044] ,[8.11673, 9.61632], 'k')
  plot([1.23383,0.45024] ,[8.11673, 6.15788], 'k')
  plot([1.23383,1.935] ,[8.11673, 6.12149], 'k')
  plot([1.23383,1.84912] ,[8.11673, 6.08663], 'k')
  plot([1.23383,3.21998] ,[8.11673, 8.98861], 'k')
  plot([2.80602,2.41863] ,[2.69449, 2.55833], 'k')
  plot([2.80602,3.55053] ,[2.69449, 1.93621], 'k')
  plot([2.80602,3.92955] ,[2.69449, 2.5499], 'k')
  plot([2.80602,2.65548] ,[2.69449, 1.54787], 'k')
  plot([2.80602,2.4997] ,[2.69449, 1.10501], 'k')
  plot([2.80602,4.05319] ,[2.69449, 1.3037], 'k')
  plot([2.80602,4.8888] ,[2.69449, 3.10882], 'k')
  plot([2.80602,1.47013] ,[2.69449, 4.77134], 'k')
  plot([2.80602,3.93642] ,[2.69449, 0.379955], 'k')
  plot([3.50263,3.93642] ,[0.406573, 0.379955], 'k')
  plot([3.50263,4.05319] ,[0.406573, 1.3037], 'k')
  plot([3.50263,2.4997] ,[0.406573, 1.10501], 'k')
  plot([3.50263,2.65548] ,[0.406573, 1.54787], 'k')
  plot([3.50263,3.55053] ,[0.406573, 1.93621], 'k')
  plot([3.50263,1.8729] ,[0.406573, 1.56462], 'k')
  plot([3.50263,3.92955] ,[0.406573, 2.5499], 'k')
  plot([3.50263,2.80602] ,[0.406573, 2.69449], 'k')
  plot([3.50263,2.41863] ,[0.406573, 2.55833], 'k')
  plot([3.50263,4.8888] ,[0.406573, 3.10882], 'k')
  plot([0.45705,0.230116] ,[1.64133, 2.24217], 'k')
  plot([0.45705,1.8729] ,[1.64133, 1.56462], 'k')
  plot([0.45705,2.4997] ,[1.64133, 1.10501], 'k')
  plot([0.45705,2.65548] ,[1.64133, 1.54787], 'k')
  plot([0.45705,3.50263] ,[1.64133, 0.406573], 'k')
  plot([4.31128,3.93642] ,[0.174018, 0.379955], 'k')
  plot([4.31128,3.50263] ,[0.174018, 0.406573], 'k')
  plot([4.31128,4.05319] ,[0.174018, 1.3037], 'k')
  plot([4.31128,3.55053] ,[0.174018, 1.93621], 'k')
  plot([4.31128,2.4997] ,[0.174018, 1.10501], 'k')
  plot([4.31128,2.65548] ,[0.174018, 1.54787], 'k')
  plot([4.31128,3.92955] ,[0.174018, 2.5499], 'k')
  plot([4.31128,6.30415] ,[0.174018, 1.95441], 'k')
  plot([4.31128,1.8729] ,[0.174018, 1.56462], 'k')
  plot([4.31128,2.80602] ,[0.174018, 2.69449], 'k')
  plot([6.17447,6.30415] ,[1.87352, 1.95441], 'k')
  plot([6.17447,6.81284] ,[1.87352, 2.11698], 'k')
  plot([6.17447,6.3028] ,[1.87352, 2.63947], 'k')
  plot([6.17447,6.30189] ,[1.87352, 2.7528], 'k')
  plot([6.17447,6.89629] ,[1.87352, 3.22986], 'k')
  plot([6.17447,7.63507] ,[1.87352, 1.30257], 'k')
  plot([6.17447,4.8888] ,[1.87352, 3.10882], 'k')
  plot([6.17447,6.39444] ,[1.87352, 3.65752], 'k')
  plot([6.17447,6.45] ,[1.87352, 3.66468], 'k')
  plot([6.17447,5.65252] ,[1.87352, 3.64164], 'k')
  plot([7.95126,7.60056] ,[7.33217, 7.76256], 'k')
  plot([7.95126,7.56223] ,[7.33217, 7.77724], 'k')
  plot([7.95126,7.44678] ,[7.33217, 7.02247], 'k')
  plot([7.95126,8.5689] ,[7.33217, 6.40192], 'k')
  plot([7.95126,9.03363] ,[7.33217, 7.84493], 'k')
  plot([7.95126,6.52867] ,[7.33217, 7.59861], 'k')
  plot([7.95126,9.12659] ,[7.33217, 6.4693], 'k')
  plot([7.95126,9.21468] ,[7.33217, 8.36646], 'k')
  plot([7.95126,8.88612] ,[7.33217, 9.14602], 'k')
  plot([5.33544,4.8888] ,[3.00345, 3.10882], 'k')
  plot([5.33544,5.65252] ,[3.00345, 3.64164], 'k')
  plot([5.33544,6.30189] ,[3.00345, 2.7528], 'k')
  plot([5.33544,6.3028] ,[3.00345, 2.63947], 'k')
  plot([5.33544,6.39444] ,[3.00345, 3.65752], 'k')
  plot([5.33544,6.45] ,[3.00345, 3.66468], 'k')
  plot([5.33544,6.17447] ,[3.00345, 1.87352], 'k')
  plot([5.33544,6.30415] ,[3.00345, 1.95441], 'k')
  plot([5.33544,3.92955] ,[3.00345, 2.5499], 'k')
  plot([3.48088,3.21998] ,[8.55542, 8.98861], 'k')
  plot([3.48088,4.33498] ,[8.55542, 9.38381], 'k')
  plot([3.48088,4.01707] ,[8.55542, 9.90551], 'k')
  plot([3.48088,2.27044] ,[8.55542, 9.61632], 'k')
  plot([3.48088,4.99102] ,[8.55542, 9.75805], 'k')
  plot([3.48088,1.68959] ,[8.55542, 9.64007], 'k')
  plot([3.48088,5.28134] ,[8.55542, 9.74278], 'k')
  plot([3.48088,1.68248] ,[8.55542, 7.33825], 'k')
  plot([3.48088,1.59231] ,[8.55542, 7.42903], 'k')
  plot([1.99206,2.4997] ,[0.00955617, 1.10501], 'k')
  plot([1.99206,1.8729] ,[0.00955617, 1.56462], 'k')
  plot([1.99206,3.50263] ,[0.00955617, 0.406573], 'k')
  plot([1.99206,2.65548] ,[0.00955617, 1.54787], 'k')
  plot([1.99206,3.93642] ,[0.00955617, 0.379955], 'k')
  plot([1.99206,0.0591768] ,[0.00955617, 0.540196], 'k')
  plot([1.99206,4.31128] ,[0.00955617, 0.174018], 'k')
  plot([1.99206,4.05319] ,[0.00955617, 1.3037], 'k')
  plot([1.99206,3.55053] ,[0.00955617, 1.93621], 'k')
  plot([2.55945,2.53611] ,[8.02693, 7.67528], 'k')
  plot([2.55945,3.48088] ,[8.02693, 8.55542], 'k')
  plot([2.55945,1.68248] ,[8.02693, 7.33825], 'k')
  plot([2.55945,1.59231] ,[8.02693, 7.42903], 'k')
  plot([2.55945,3.21998] ,[8.02693, 8.98861], 'k')
  plot([2.55945,1.23383] ,[8.02693, 8.11673], 'k')
  plot([2.55945,2.27044] ,[8.02693, 9.61632], 'k')
  plot([2.55945,1.68959] ,[8.02693, 9.64007], 'k')
  plot([2.55945,1.935] ,[8.02693, 6.12149], 'k')
  plot([2.55945,1.84912] ,[8.02693, 6.08663], 'k')
  plot([3.9169,3.48088] ,[8.95637, 8.55542], 'k')
  plot([3.9169,4.33498] ,[8.95637, 9.38381], 'k')
  plot([3.9169,3.21998] ,[8.95637, 8.98861], 'k')
  plot([3.9169,4.01707] ,[8.95637, 9.90551], 'k')
  plot([3.9169,4.99102] ,[8.95637, 9.75805], 'k')
  plot([3.9169,5.28134] ,[8.95637, 9.74278], 'k')
  plot([3.9169,2.55945] ,[8.95637, 8.02693], 'k')
  plot([3.9169,2.27044] ,[8.95637, 9.61632], 'k')
  plot([3.9169,1.68959] ,[8.95637, 9.64007], 'k')
  plot([6.8013,6.81284] ,[2.41708, 2.11698], 'k')
  plot([6.8013,6.3028] ,[2.41708, 2.63947], 'k')
  plot([6.8013,6.30189] ,[2.41708, 2.7528], 'k')
  plot([6.8013,6.30415] ,[2.41708, 1.95441], 'k')
  plot([6.8013,6.89629] ,[2.41708, 3.22986], 'k')
  plot([6.8013,6.17447] ,[2.41708, 1.87352], 'k')
  plot([6.8013,6.45] ,[2.41708, 3.66468], 'k')
  plot([6.8013,6.39444] ,[2.41708, 3.65752], 'k')
  plot([6.8013,7.19164] ,[2.41708, 3.68869], 'k')
  plot([6.8013,7.63507] ,[2.41708, 1.30257], 'k')
  plot([1.06727,1.68959] ,[9.60731, 9.64007], 'k')
  plot([1.06727,2.27044] ,[9.60731, 9.61632], 'k')
  plot([1.06727,1.23383] ,[9.60731, 8.11673], 'k')
  plot([1.06727,2.55945] ,[9.60731, 8.02693], 'k')
  plot([1.06727,3.21998] ,[9.60731, 8.98861], 'k')
  plot([1.06727,1.59231] ,[9.60731, 7.42903], 'k')
  plot([1.06727,1.68248] ,[9.60731, 7.33825], 'k')
  plot([1.06727,2.53611] ,[9.60731, 7.67528], 'k')
  plot([1.06727,3.48088] ,[9.60731, 8.55542], 'k')
  plot([1.06727,3.9169] ,[9.60731, 8.95637], 'k')
  plot([5.11158,5.38894] ,[4.5699, 4.62058], 'k')
  plot([5.11158,5.30716] ,[4.5699, 4.96466], 'k')
  plot([5.11158,4.37863] ,[4.5699, 4.94094], 'k')
  plot([5.11158,6.02122] ,[4.5699, 4.27429], 'k')
  plot([5.11158,5.65252] ,[4.5699, 3.64164], 'k')
  plot([5.11158,4.34374] ,[4.5699, 5.36684], 'k')
  plot([5.11158,5.5436] ,[4.5699, 5.93943], 'k')
  plot([5.11158,4.8888] ,[4.5699, 3.10882], 'k')
  plot([5.11158,6.39444] ,[4.5699, 3.65752], 'k')
  plot([5.11158,5.33544] ,[4.5699, 3.00345], 'k')
  plot([0.013886,0.252334] ,[5.56863, 5.27508], 'k')
  plot([0.013886,0.45024] ,[5.56863, 6.15788], 'k')
  plot([0.013886,1.00453] ,[5.56863, 5.64127], 'k')
  plot([0.013886,0.453338] ,[5.56863, 6.58848], 'k')
  plot([0.013886,0.762218] ,[5.56863, 4.34307], 'k')
  plot([0.013886,1.46067] ,[5.56863, 5.3859], 'k')
  plot([0.013886,1.47013] ,[5.56863, 4.77134], 'k')
  plot([0.013886,1.84912] ,[5.56863, 6.08663], 'k')
  plot([0.013886,1.935] ,[5.56863, 6.12149], 'k')
  plot([0.013886,2.15103] ,[5.56863, 5.52728], 'k')
  plot([5.74265,6.3028] ,[2.3857, 2.63947], 'k')
  plot([5.74265,6.30189] ,[2.3857, 2.7528], 'k')
  plot([5.74265,6.17447] ,[2.3857, 1.87352], 'k')
  plot([5.74265,6.30415] ,[2.3857, 1.95441], 'k')
  plot([5.74265,5.33544] ,[2.3857, 3.00345], 'k')
  plot([5.74265,6.8013] ,[2.3857, 2.41708], 'k')
  plot([5.74265,6.81284] ,[2.3857, 2.11698], 'k')
  plot([5.74265,4.8888] ,[2.3857, 3.10882], 'k')
  plot([5.74265,5.65252] ,[2.3857, 3.64164], 'k')
  plot([5.74265,6.39444] ,[2.3857, 3.65752], 'k')
  plot([6.19869,6.39444] ,[3.6939, 3.65752], 'k')
  plot([6.19869,6.45] ,[3.6939, 3.66468], 'k')
  plot([6.19869,5.65252] ,[3.6939, 3.64164], 'k')
  plot([6.19869,6.02122] ,[3.6939, 4.27429], 'k')
  plot([6.19869,6.89629] ,[3.6939, 3.22986], 'k')
  plot([6.19869,6.30189] ,[3.6939, 2.7528], 'k')
  plot([6.19869,7.19164] ,[3.6939, 3.68869], 'k')
  plot([6.19869,6.3028] ,[3.6939, 2.63947], 'k')
  plot([6.19869,5.33544] ,[3.6939, 3.00345], 'k')
  plot([6.19869,5.38894] ,[3.6939, 4.62058], 'k')
  plot([9.71786,9.39684] ,[1.53413, 1.20011], 'k')
  plot([9.71786,9.89566] ,[1.53413, 2.69412], 'k')
  plot([9.71786,9.45459] ,[1.53413, 0.363369], 'k')
  plot([9.71786,8.13635] ,[1.53413, 1.61619], 'k')
  plot([9.71786,8.22916] ,[1.53413, 0.722513], 'k')
  plot([9.71786,7.63507] ,[1.53413, 1.30257], 'k')
  plot([9.71786,7.89234] ,[1.53413, 3.29558], 'k')
  plot([9.71786,7.91812] ,[1.53413, 3.52731], 'k')
  plot([9.71786,9.61149] ,[1.53413, 4.34882], 'k')
  plot([9.71786,8.1387] ,[1.53413, 3.90471], 'k')
  plot([6.69736,6.89629] ,[3.19875, 3.22986], 'k')
  plot([6.69736,6.45] ,[3.19875, 3.66468], 'k')
  plot([6.69736,6.39444] ,[3.19875, 3.65752], 'k')
  plot([6.69736,6.30189] ,[3.19875, 2.7528], 'k')
  plot([6.69736,6.3028] ,[3.19875, 2.63947], 'k')
  plot([6.69736,7.19164] ,[3.19875, 3.68869], 'k')
  plot([6.69736,6.19869] ,[3.19875, 3.6939], 'k')
  plot([6.69736,6.8013] ,[3.19875, 2.41708], 'k')
  plot([6.69736,6.81284] ,[3.19875, 2.11698], 'k')
  plot([6.69736,5.65252] ,[3.19875, 3.64164], 'k')
  plot([0.0895441,1.23383] ,[8.68942, 8.11673], 'k')
  plot([0.0895441,1.06727] ,[8.68942, 9.60731], 'k')
  plot([0.0895441,1.68959] ,[8.68942, 9.64007], 'k')
  plot([0.0895441,1.59231] ,[8.68942, 7.42903], 'k')
  plot([0.0895441,1.68248] ,[8.68942, 7.33825], 'k')
  plot([0.0895441,0.453338] ,[8.68942, 6.58848], 'k')
  plot([0.0895441,2.27044] ,[8.68942, 9.61632], 'k')
  plot([0.0895441,0.45024] ,[8.68942, 6.15788], 'k')
  plot([0.0895441,2.55945] ,[8.68942, 8.02693], 'k')
  plot([0.0895441,2.53611] ,[8.68942, 7.67528], 'k')
  plot([4.2705,3.92955] ,[2.09728, 2.5499], 'k')
  plot([4.2705,3.55053] ,[2.09728, 1.93621], 'k')
  plot([4.2705,4.05319] ,[2.09728, 1.3037], 'k')
  plot([4.2705,4.8888] ,[2.09728, 3.10882], 'k')
  plot([4.2705,5.33544] ,[2.09728, 3.00345], 'k')
  plot([4.2705,5.74265] ,[2.09728, 2.3857], 'k')
  plot([4.2705,2.80602] ,[2.09728, 2.69449], 'k')
  plot([4.2705,2.65548] ,[2.09728, 1.54787], 'k')
  plot([4.2705,3.93642] ,[2.09728, 0.379955], 'k')
  plot([4.2705,3.50263] ,[2.09728, 0.406573], 'k')
  plot([2.17967,2.55945] ,[8.1874, 8.02693], 'k')
  plot([2.17967,2.53611] ,[8.1874, 7.67528], 'k')
  plot([2.17967,1.23383] ,[8.1874, 8.11673], 'k')
  plot([2.17967,1.59231] ,[8.1874, 7.42903], 'k')
  plot([2.17967,1.68248] ,[8.1874, 7.33825], 'k')
  plot([2.17967,3.21998] ,[8.1874, 8.98861], 'k')
  plot([2.17967,3.48088] ,[8.1874, 8.55542], 'k')
  plot([2.17967,2.27044] ,[8.1874, 9.61632], 'k')
  plot([2.17967,1.68959] ,[8.1874, 9.64007], 'k')
  plot([2.17967,1.06727] ,[8.1874, 9.60731], 'k')
  plot([1.13794,1.23383] ,[7.85495, 8.11673], 'k')
  plot([1.13794,1.59231] ,[7.85495, 7.42903], 'k')
  plot([1.13794,1.68248] ,[7.85495, 7.33825], 'k')
  plot([1.13794,2.17967] ,[7.85495, 8.1874], 'k')
  plot([1.13794,0.0895441] ,[7.85495, 8.68942], 'k')
  plot([1.13794,2.53611] ,[7.85495, 7.67528], 'k')
  plot([1.13794,2.55945] ,[7.85495, 8.02693], 'k')
  plot([1.13794,0.453338] ,[7.85495, 6.58848], 'k')
  plot([1.13794,1.06727] ,[7.85495, 9.60731], 'k')
  plot([1.13794,0.45024] ,[7.85495, 6.15788], 'k')
  plot([5.78001,5.74265] ,[2.2052, 2.3857], 'k')
  plot([5.78001,6.17447] ,[2.2052, 1.87352], 'k')
  plot([5.78001,6.30415] ,[2.2052, 1.95441], 'k')
  plot([5.78001,6.3028] ,[2.2052, 2.63947], 'k')
  plot([5.78001,6.30189] ,[2.2052, 2.7528], 'k')
  plot([5.78001,5.33544] ,[2.2052, 3.00345], 'k')
  plot([5.78001,6.81284] ,[2.2052, 2.11698], 'k')
  plot([5.78001,6.8013] ,[2.2052, 2.41708], 'k')
  plot([5.78001,4.8888] ,[2.2052, 3.10882], 'k')
  plot([5.78001,6.69736] ,[2.2052, 3.19875], 'k')
  plot([7.46226,7.63507] ,[0.89159, 1.30257], 'k')
  plot([7.46226,8.22916] ,[0.89159, 0.722513], 'k')
  plot([7.46226,8.13635] ,[0.89159, 1.61619], 'k')
  plot([7.46226,6.81284] ,[0.89159, 2.11698], 'k')
  plot([7.46226,6.30415] ,[0.89159, 1.95441], 'k')
  plot([7.46226,6.17447] ,[0.89159, 1.87352], 'k')
  plot([7.46226,6.8013] ,[0.89159, 2.41708], 'k')
  plot([7.46226,9.39684] ,[0.89159, 1.20011], 'k')
  plot([7.46226,9.45459] ,[0.89159, 0.363369], 'k')
  plot([7.46226,6.3028] ,[0.89159, 2.63947], 'k')
  plot([6.7751,6.52867] ,[7.47614, 7.59861], 'k')
  plot([6.7751,7.44678] ,[7.47614, 7.02247], 'k')
  plot([6.7751,7.56223] ,[7.47614, 7.77724], 'k')
  plot([6.7751,7.60056] ,[7.47614, 7.76256], 'k')
  plot([6.7751,5.89969] ,[7.47614, 7.27495], 'k')
  plot([6.7751,7.95126] ,[7.47614, 7.33217], 'k')
  plot([6.7751,8.06027] ,[7.47614, 6.62456], 'k')
  plot([6.7751,8.5689] ,[7.47614, 6.40192], 'k')
  plot([6.7751,9.03363] ,[7.47614, 7.84493], 'k')
  plot([6.46022,6.30189] ,[2.98632, 2.7528], 'k')
  plot([6.46022,6.69736] ,[2.98632, 3.19875], 'k')
  plot([6.46022,6.3028] ,[2.98632, 2.63947], 'k')
  plot([6.46022,6.89629] ,[2.98632, 3.22986], 'k')
  plot([6.46022,6.8013] ,[2.98632, 2.41708], 'k')
  plot([6.46022,6.39444] ,[2.98632, 3.65752], 'k')
  plot([6.46022,6.45] ,[2.98632, 3.66468], 'k')
  plot([6.46022,6.19869] ,[2.98632, 3.6939], 'k')
  plot([6.46022,5.74265] ,[2.98632, 2.3857], 'k')
  plot([6.46022,6.81284] ,[2.98632, 2.11698], 'k')
end
plot([0.5, 0.0591768], [0.5, 0.540196], 'r', 'LineWidth', 2)
plot([0.0591768, 1.99206], [0.540196, 0.00955617], 'r', 'LineWidth', 2)
plot([1.99206, 3.55053], [0.00955617, 1.93621], 'r', 'LineWidth', 2)
plot([3.55053, 4.8888], [1.93621, 3.10882], 'r', 'LineWidth', 2)
plot([4.8888, 5.30716], [3.10882, 4.96466], 'r', 'LineWidth', 2)
plot([5.30716, 5.89969], [4.96466, 7.27495], 'r', 'LineWidth', 2)
plot([5.89969, 7.56223], [7.27495, 7.77724], 'r', 'LineWidth', 2)
plot([7.56223, 8.88612], [7.77724, 9.14602], 'r', 'LineWidth', 2)
plot([8.88612, 9], [9.14602, 9], 'r', 'LineWidth', 2)
text(0.5, 0.5,'S','FontSize',12)
text(9, 9,'G','FontSize',12)
hold off
title('Number of nodes is 100 and K (number of edge attempts) is 10')
axis equal
